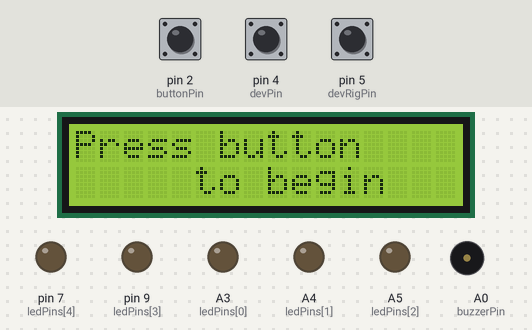
This sketch was run on a simulated Arduino Uno, built with avr-gcc and run on an emulated ATmega328P. Parts: 16×2 character LCD, output pins drawn as LEDs (lit = HIGH), buzzer (waves = sounding, pin HIGH). Inputs (shaded band) come from the test bench; at power-on: pin 2 (buttonPin) HIGH, pin 4 (devPin) HIGH, pin 5 (devRigPin) HIGH. Random numbers use the default seed unless the sketch sets one.

Above: at 1.8 s.
1.9 s: pin 2 (buttonPin) pulled LOW for 0.15 s
At 2.5 s:
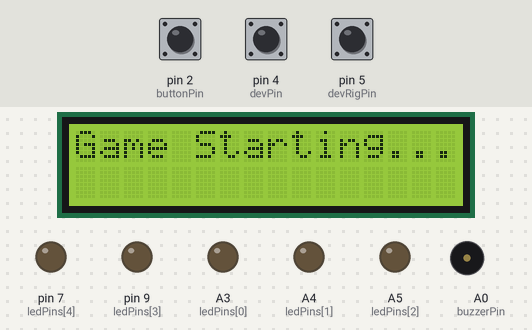
5.0 s: pin 2 (buttonPin) pulled LOW for 1 s
At 7.0 s:
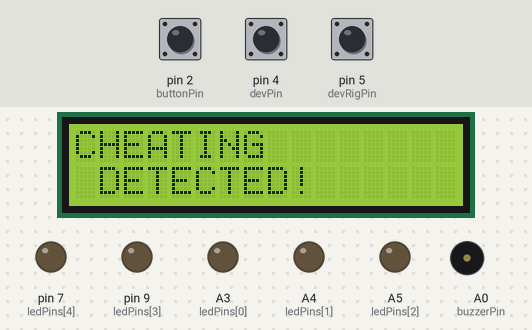
At 9.5 s:
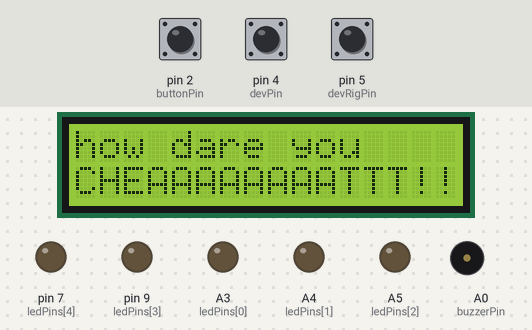
Timing chart, 0 to 11.0 s (numbered marks = the images above; inputs shaded):
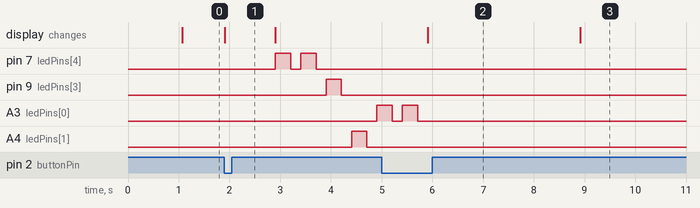

The sketch:

React_Time_Game_COMPAKT.ino
```cpp
/* Reaction Time Speed Game COMPAKT Version (on 1 singular breadboard)
  USING A 16x2 LCD (not I2C)

  Contains a Reaction Time Speed Game + Very Cool Anti-Cheat
  Made on Aug 29, 2026 by Thomas
*/

// LCD Stuff
#include <LiquidCrystal.h>

int rsPin = 3;
int enPin = 6;
int d4Pin = 8;
int d5Pin = 10;
int d6Pin = 11;
int d7Pin = 12;

LiquidCrystal lcd(rsPin, enPin, d4Pin, d5Pin, d6Pin, d7Pin);

// Other Stuff

int setUpDelay = 1000;
int startDelay = 1000;
int celebrationDelay = 2500;
int cheatDelay = 3000;
int buzzDelay = 100;

int buttonPin = 2;
int buttonVal;

int ledPins[] = {A3, A4, A5, 9, 7};
int targetLedIndex = 2;

int buzzerPin = A0;

int cheatScore;
int cheatThreshold = 5;
int i;

bool devCheat;
int devPin = 4;
bool devRig;
int devRigPin = 5;

void checkForCheating() {
  buttonVal = digitalRead(buttonPin);
  if (buttonVal == 0) {
    cheatScore = cheatScore + 1;
    buttonVal = digitalRead(buttonPin);
  }
  if (cheatScore >= cheatThreshold) {
    lcd.clear();
    lcd.setCursor(0, 0);
    lcd.print("CHEATING ");
    lcd.setCursor(0, 1);
    lcd.print(" DETECTED! ");
    delay(cheatDelay);
    while(true) {
      lcd.clear();
      lcd.setCursor(0, 0);
      lcd.print("how dare you");
      lcd.setCursor(0, 1);
      lcd.print("CHEAAAAAAAATTT!!");
      delay(cheatDelay);
      lcd.clear();
      lcd.setCursor(0, 0);
      lcd.print("press reset on");
      lcd.setCursor(0, 1);
      lcd.print("arduino");
      delay(cheatDelay);
    }
  }
}

void setup() {
  Serial.begin(115200);
  lcd.begin(16, 2);
  pinMode(buttonPin, INPUT_PULLUP);
  pinMode(buzzerPin, OUTPUT);
  digitalWrite(buzzerPin, LOW);
  pinMode(devPin, INPUT_PULLUP);
  if (digitalRead(devPin) == LOW) { // If the wire is there
    devCheat = true;
  }
  pinMode(devRigPin, INPUT_PULLUP);
  if (digitalRead(devRigPin) == LOW) { // If the wire is there
    devRig = true;
  }
  else {
    devRig = false;
  }
  for (int i = 0; i < 5; i++) {
    pinMode(ledPins[i], OUTPUT);
  }
  // Seed the random generator using background static noise from an empty pin
  randomSeed(analogRead(A2));

  delay(setUpDelay);

  lcd.setCursor(0, 0);
  lcd.print("Press button");
  lcd.setCursor(5, 1);
  lcd.print("to begin");
  buttonVal = digitalRead(buttonPin);
  while (buttonVal != 0) {
    buttonVal = digitalRead(buttonPin);
  }
  lcd.clear();
}

void loop() {
  cheatScore = 0;
  lcd.setCursor(0, 0);
  lcd.print("Game Starting...");
  delay(startDelay);
  lcd.clear();

  // --- THE RANDOM FLASHING PHASE ---
  int totalIntroFlashes = random(12, 20); // Blink side lights at least 12 times before target

  for (int f = 0; f < totalIntroFlashes; f++) {
    int currentRandomIndex;

    // Pick a random number between 0 and 4
    currentRandomIndex = random(0, 5);

    // HIDDEN RULE: If it randomly picks the middle target index,
    // we make it re-roll a new number so it stays a mystery side light!
    while (currentRandomIndex == targetLedIndex) {
      currentRandomIndex = random(0, 5);
    }

    checkForCheating();

    // Turn ON the picked random LED
    digitalWrite(ledPins[currentRandomIndex], HIGH);
    delay(300); // Keep it on for a split second

    checkForCheating();

    // Turn OFF the picked random LED
    digitalWrite(ledPins[currentRandomIndex], LOW);
    delay(200); // Small gap before the next jump

    checkForCheating();
  }

  lcd.setCursor(0, 0);
  lcd.print("!!! SMACK IT !!!");
  digitalWrite(ledPins[targetLedIndex], HIGH);
  digitalWrite(buzzerPin, HIGH);

  unsigned long startTime = millis(); // Start time in milliseconds
  buttonVal = digitalRead(buttonPin);
  while (buttonVal != 0) {
    buttonVal = digitalRead(buttonPin);
  }
  digitalWrite(buzzerPin, LOW);
  unsigned long reactTime = millis() - startTime; // Calculates reaction speed
  digitalWrite(ledPins[targetLedIndex], LOW);

  lcd.clear();
  lcd.setCursor(0, 0);
  lcd.print("Your Time is: ");
  lcd.setCursor(0, 1);
  if (devCheat == true) {
    reactTime = random(100, 150); // adjustable based on what you want
  }
  if (devRig == true) {
    reactTime = reactTime + 100; // you can increase more if you want
  }
  lcd.print(reactTime);
  lcd.print(" ms!  ");
  delay(celebrationDelay);
  lcd.clear();
  lcd.setCursor(0, 0);
  lcd.print("Reset by press");
  lcd.setCursor(0, 1);
  lcd.print(reactTime);
  lcd.print(" ms!  ");

  buttonVal = digitalRead(buttonPin);
  while (buttonVal != 0) {
    buttonVal = digitalRead(buttonPin);
  }
  buttonVal = digitalRead(buttonPin);
  while (buttonVal != 1) {
    buttonVal = digitalRead(buttonPin);
  }
  lcd.clear();
  digitalWrite(buzzerPin, HIGH);
  delay(buzzDelay);
  digitalWrite(buzzerPin, LOW);
}
```

Measured:
- after the input at 1.9 s, pin 7 (ledPins[4]): alternates HIGH for 0.30 s and LOW for 0.20 s, 4 changes in all, then stays LOW, starting after 1.0 s; pin 9 (ledPins[3]): LOW → HIGH after 2.0 s, → LOW 0.30 s later; A3 (ledPins[0]): LOW → HIGH after 3.0 s; A4 (ledPins[1]): LOW → HIGH after 2.5 s, → LOW 0.30 s later; the display: changes at once (image 1)
